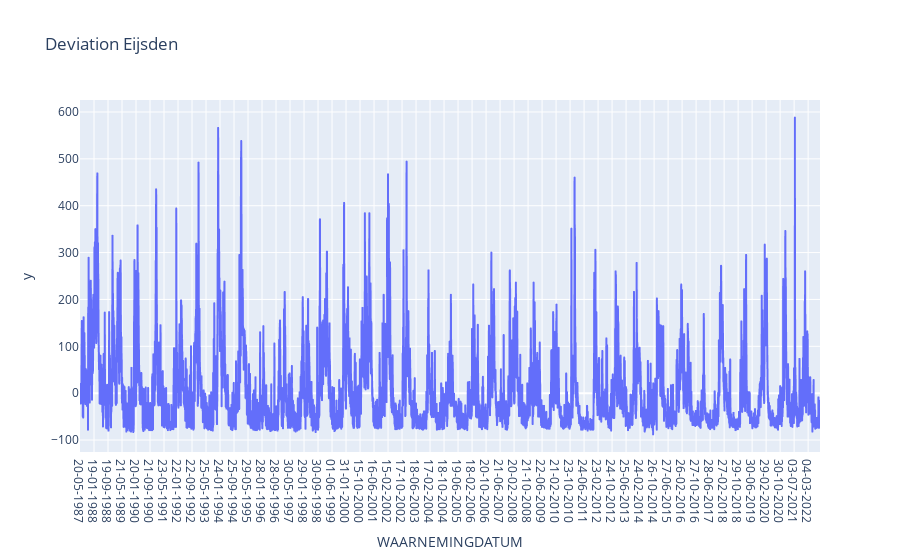

Notebook code cell kept with this figure:
### Code cell
#Deviation per day Eijsden
deviation_day_Eijsden = []

for p in (dataEijsden['NUMERIEKEWAARDE']):
    deviation_day_Eijsden.append((p - mean_all_data_Eijsden))


fig = px.line(dataEijsden, title = 'Deviation Eijsden', x = 'WAARNEMINGDATUM', y = deviation_day_Eijsden)
fig.show()

### Figure 1 — Plotly figure (JSON) as saved in the notebook; plotly's stock layout.template omitted (floating-point values rounded to 4 significant figures; data arrays with more than 128 entries replaced by an {"elided": "..."} marker saying what was removed)
{"data": [{"hovertemplate": "WAARNEMINGDATUM=%{x}<br>y=%{y}<extra></extra>", "legendgroup": "", "line": {"color": "#636efa", "dash": "solid"}, "marker": {"symbol": "circle"}, "mode": "lines", "name": "", "showlegend": false, "type": "scattergl", "x": {"elided": "12896 str values"}, "xaxis": "x", "y": {"elided": "12896 float values"}, "yaxis": "y"}], "layout": {"legend": {"tracegroupgap": 0}, "title": {"text": "Deviation Eijsden"}, "xaxis": {"anchor": "y", "domain": [0, 1], "title": {"text": "WAARNEMINGDATUM"}}, "yaxis": {"anchor": "x", "domain": [0, 1], "title": {"text": "y"}}}}
